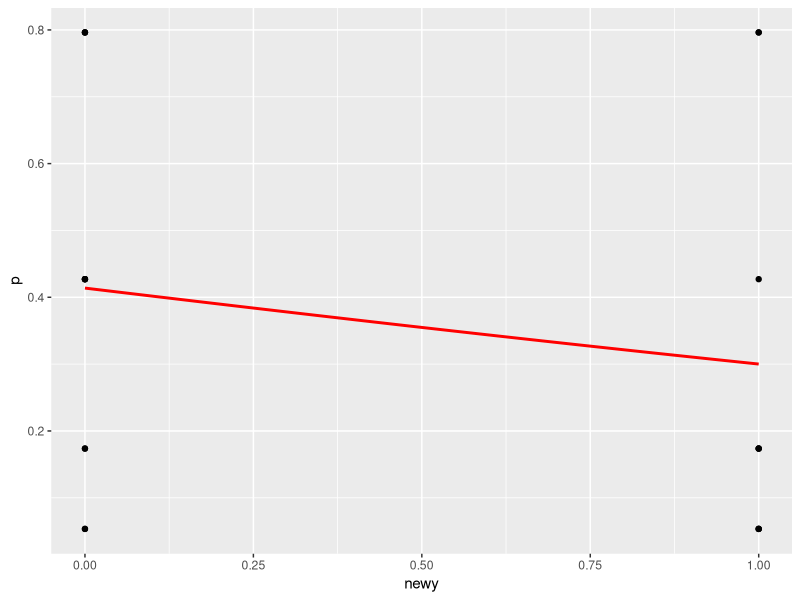

This figure's R source:
## ---- chunk 1
library(ggplot2)
library(dplyr)
library(caret)
library(lattice)
## ---- chunk 2
#' Pi function
#' Define the probability of success or failure 
#' @param m numerical dataset to be fitted to a logistic regression curve 
#'
#' @return logistic regression curve 
#' @export
#'
#' @examples Pi(data)
Pi <- function(m){
  Pi_result <- 1/(1+exp(-m))
  return(Pi_result)
  } 



#' Objective function 
#' Finds the beta hat that will minimize the objective function 
#' @param beta the coefficient vector 
#' @param x a matrix of numerical coefficients of beta 
#' @param y a numerical vector 
#'
#' @return 
#' @export
#'
#' @examples
obj_fn <- function(beta, x, y){
  n <- length(y) # number of training examples
  p <- Pi(x%*%beta)
  cost.fn <- (t(-y)%*%log(p)-t(1-y)%*%log(1-p))/n
 # cost.fn
}

## ---- chunk 3

#' Gradient descent function
#' Constraint function  
#' @param beta the coefficient vector 
#' @param x a matrix of numerical coefficients of beta 
#' @param y a numerical vector 
#'
#' @return 
#' @export
#'
#' @examples
grad <- function(beta, x, y){
  n <- length(y)
  p <- Pi(x%*%beta)
  grad <- (t(x)%*%(p - y))/n
 # grad
}
## ---- chunk 4
#' Title
#'
#' @param x a matrix of numerical coefficients of beta 
#' @param y a numerical vector 
#'
#' @return
#' @export
#'
#' @examples
beta_hat <- function(x, y){
  x <- as.matrix(x)
  n <- nrow(x)
  intercept <- rep(1,n)
  x <- cbind(intercept,x)
  #initialize beta
  beta <- solve(t(x)%*%x)%*%(t(x)%*%y)
  #use the optim function to perform gradient descent
  obj_fnOpti <- optim(beta, obj_fn, grad, x = x, y = y)
  #return coefficients
  obj_fnOpti$par <- as.vector(obj_fnOpti$par)
  names(obj_fnOpti$par) <- colnames(x)
  return(obj_fnOpti$par)
}
## ---- chunk 5
set.seed(8)
y <- sample(c(0,1), size = 20, replace = TRUE)
n <- length(y)
x1 <- rpois(n, lambda = 3)
x2 <- rnorm(n, -3, 5)
x3 <- rexp(n, rate = 2)
# int <- rep(1, n)
x <- cbind(x1, x2, x3)
data <- data.frame(y, x)
data.x <- data[, -1]
data.y <- data[, 1]
## ---- chunk 6
model <- beta_hat(data.x, data.y)
model
## ---- chunk 7
true.model <- glm(y ~ x1 + x2 + x3, family=binomial(link ="logit"), data = data)
true.model$coefficients
## ---- chunk 8
#' Title
#'
#' @param model 
#' @param x a matrix of numerical coefficients of beta 
#'
#' @return beta hat
#' @export
#'
#' @examples
bhat.predict <- function(model, x){
  x <- as.matrix(x)
  n <- nrow(x)
  intercept <- rep(1, n)
  x <- cbind(intercept,x)
  return(Pi(x%*%model))
}
## ---- chunk 9
#' Title
#'
#' @param x a matrix of numerical coefficients of beta
#' @param y a numerical vector
#'
#' @return
#' @export
#'
#' @examples
confM <- function(x, y){
  y.prediction <- bhat.predict(model, x)
  glm.pred <- rep ("0",length(y))
  glm.pred[y.prediction > 0.5]="1"
  gpp <- factor(glm.pred)
  newy <- factor(y)
 return(confusionMatrix(data = gpp, reference = newy)) 
}
## ---- chunk 10
set.seed(51)
n = length(y)
newdata <- data.frame(x1 =rpois(n,lambda = 3), x2 =runif(n,-1, 1), x3 = rexp(n, rate= 5) )
newy <- sample(c(0,1), size = n, replace = TRUE)
## ---- chunk 11
conf.mat <- confM(newdata,newy)
paste("False Discovery Rate is", conf.mat$table[1,2]/(conf.mat$table[1,1] + conf.mat$table[1,2]))
paste("Diagnositic odds Ratio is", (conf.mat$table[1,1]*conf.mat$table[2,2])/(conf.mat$table[1,2]*conf.mat$table[2,1]))
conf.mat


## ---- chunk 12
p <- Pi(beta_hat(newdata,y))
## ---- chunk 13
df=data.frame(newy,p)
## ---- chunk 14
ggplot(df, aes(x=newy, y=p)) + geom_point() +  stat_smooth(method="glm", color="red", se=FALSE, method.args = list(family=binomial))
## ---- chunk 15
#' bootstrap function
#'
#' @param x a matrix of numerical coefficients of beta
#' @param y a numerical vector
#' @param alpha 
#' @param R 
#' @param seed accounts for randomness and will allow for the same generated numbers
#' @param ... 
#'
#' @return
#' @export
#'
#' @examples
Boostrap <- function(x, y, alpha = 0.05, R = 20, seed = NULL, ...){
    #Calculate the mean
    x <- as.matrix(x)
    n <- nrow(x)
    p <- ncol(x) + 1
    coeff.boot <- matrix(NA, nrow = R, ncol = p)
    for (k in 1:R){
      row <- sample(1:n, replace = TRUE)
      x.sample <- x[row, ]
      y.sample <- y[row]
      coeff.boot[k,] <- beta_hat(x.sample, y.sample)}
    beta.mean <- apply(coeff.boot, 2, mean)
  beta.sd <- apply(coeff.boot, 2, sd)
  Lower.conf <- beta.mean - qnorm(1-alpha/2)*beta.sd
  Upper.conf <- beta.mean + qnorm(1-alpha/2)*beta.sd
  conf.interval <- cbind(beta.mean, beta.sd, Lower.conf, Upper.conf)
  return(conf.interval)
}
Boostrap(x,y)

